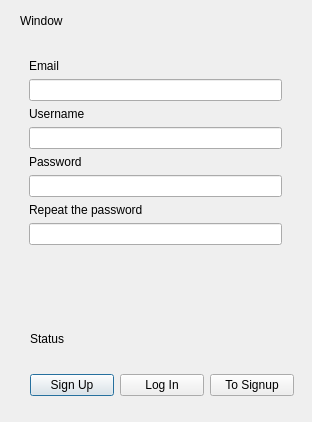
<?xml version="1.0" encoding="UTF-8"?>
<ui version="4.0">
 <class>LoginForm</class>
 <widget class="QDialog" name="LoginForm">
  <property name="geometry">
   <rect>
    <x>0</x>
    <y>0</y>
    <width>312</width>
    <height>422</height>
   </rect>
  </property>
  <property name="windowTitle">
   <string>Welcome</string>
  </property>
  <widget class="QWidget" name="horizontalLayoutWidget">
   <property name="geometry">
    <rect>
     <x>30</x>
     <y>360</y>
     <width>264</width>
     <height>51</height>
    </rect>
   </property>
   <layout class="QHBoxLayout" name="horizontalLayout">
    <item>
     <widget class="QPushButton" name="pushButton_sign_up">
      <property name="text">
       <string>Sign Up</string>
      </property>
     </widget>
    </item>
    <item>
     <widget class="QPushButton" name="pushButton_log_in">
      <property name="text">
       <string>Log In</string>
      </property>
     </widget>
    </item>
    <item>
     <widget class="QPushButton" name="pushButton_to_signup">
      <property name="text">
       <string>To Signup</string>
      </property>
     </widget>
    </item>
   </layout>
  </widget>
  <widget class="QFrame" name="formFrame">
   <property name="geometry">
    <rect>
     <x>20</x>
     <y>50</y>
     <width>271</width>
     <height>271</height>
    </rect>
   </property>
   <layout class="QFormLayout" name="formLayout">
    <property name="fieldGrowthPolicy">
     <enum>QFormLayout::FieldGrowthPolicy::AllNonFixedFieldsGrow</enum>
    </property>
    <item row="0" column="0">
     <widget class="QLabel" name="label_email">
      <property name="text">
       <string>Email</string>
      </property>
     </widget>
    </item>
    <item row="1" column="0" colspan="2">
     <widget class="QLineEdit" name="lineEdit_email"/>
    </item>
    <item row="2" column="0">
     <widget class="QLabel" name="label_username">
      <property name="text">
       <string>Username</string>
      </property>
     </widget>
    </item>
    <item row="3" column="0" colspan="2">
     <widget class="QLineEdit" name="lineEdit_login"/>
    </item>
    <item row="4" column="0">
     <widget class="QLabel" name="label_password">
      <property name="text">
       <string>Password</string>
      </property>
     </widget>
    </item>
    <item row="5" column="0" colspan="2">
     <widget class="QLineEdit" name="lineEdit_password">
      <property name="layoutDirection">
       <enum>Qt::LayoutDirection::LeftToRight</enum>
      </property>
     </widget>
    </item>
    <item row="6" column="0">
     <widget class="QLabel" name="label_password_check">
      <property name="text">
       <string>Repeat the password</string>
      </property>
     </widget>
    </item>
    <item row="8" column="0" colspan="2">
     <widget class="QLineEdit" name="lineEdit_password_check"/>
    </item>
   </layout>
  </widget>
  <widget class="QLabel" name="label_header">
   <property name="geometry">
    <rect>
     <x>20</x>
     <y>10</y>
     <width>141</width>
     <height>21</height>
    </rect>
   </property>
   <property name="text">
    <string>Window</string>
   </property>
  </widget>
  <widget class="QLabel" name="label_status">
   <property name="geometry">
    <rect>
     <x>30</x>
     <y>313</y>
     <width>251</width>
     <height>51</height>
    </rect>
   </property>
   <property name="text">
    <string>Status</string>
   </property>
   <property name="wordWrap">
    <bool>true</bool>
   </property>
  </widget>
 </widget>
 <resources/>
 <connections/>
</ui>
